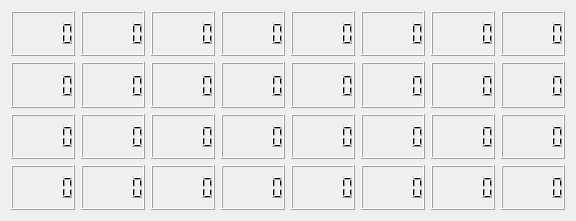
   <widget class="QWidget" name="gridLayoutWidget_2">
    <property name="geometry">
     <rect>
      <x>480</x>
      <y>20</y>
      <width>451</width>
      <height>221</height>
     </rect>
    </property>
    <layout class="QGridLayout" name="gridLayout_3">
     <item row="0" column="6">
      <widget class="QLCDNumber" name="lcd07_3"/>
     </item>
     <item row="2" column="7">
      <widget class="QLCDNumber" name="lcd28_3"/>
     </item>
     <item row="2" column="0">
      <widget class="QLCDNumber" name="lcd21_3"/>
     </item>
     <item row="1" column="0">
      <widget class="QLCDNumber" name="lcd10_3"/>
     </item>
     <item row="2" column="3">
      <widget class="QLCDNumber" name="lcd24_3"/>
     </item>
     <item row="0" column="1">
      <widget class="QLCDNumber" name="lcd01_3"/>
     </item>
     <item row="1" column="7">
      <widget class="QLCDNumber" name="lcd18_3"/>
     </item>
     <item row="2" column="2">
      <widget class="QLCDNumber" name="lcd23_3"/>
     </item>
     <item row="1" column="3">
      <widget class="QLCDNumber" name="lcd14_3"/>
     </item>
     <item row="0" column="5">
      <widget class="QLCDNumber" name="lcd06_3"/>
     </item>
     <item row="0" column="0">
      <widget class="QLCDNumber" name="lcd00_3"/>
     </item>
     <item row="0" column="7">
      <widget class="QLCDNumber" name="lcd08_3"/>
     </item>
     <item row="2" column="6">
      <widget class="QLCDNumber" name="lcd27_3"/>
     </item>
     <item row="1" column="6">
      <widget class="QLCDNumber" name="lcd17_3"/>
     </item>
     <item row="0" column="2">
      <widget class="QLCDNumber" name="lcd03_3"/>
     </item>
     <item row="2" column="5">
      <widget class="QLCDNumber" name="lcd26_3"/>
     </item>
     <item row="1" column="4">
      <widget class="QLCDNumber" name="lcd15_3"/>
     </item>
     <item row="2" column="1">
      <widget class="QLCDNumber" name="lcd22_3"/>
     </item>
     <item row="1" column="1">
      <widget class="QLCDNumber" name="lcd11_3"/>
     </item>
     <item row="2" column="4">
      <widget class="QLCDNumber" name="lcd25_3"/>
     </item>
     <item row="1" column="5">
      <widget class="QLCDNumber" name="lcd16_3"/>
     </item>
     <item row="1" column="2">
      <widget class="QLCDNumber" name="lcd12_3"/>
     </item>
     <item row="0" column="3">
      <widget class="QLCDNumber" name="lcd04_3"/>
     </item>
     <item row="0" column="4">
      <widget class="QLCDNumber" name="lcd05_3"/>
     </item>
     <item row="3" column="2">
      <widget class="QLCDNumber" name="lcd33_3"/>
     </item>
     <item row="3" column="3">
      <widget class="QLCDNumber" name="lcd34_3"/>
     </item>
     <item row="3" column="4">
      <widget class="QLCDNumber" name="lcd35_3"/>
     </item>
     <item row="3" column="5">
      <widget class="QLCDNumber" name="lcd36_3"/>
     </item>
     <item row="3" column="6">
      <widget class="QLCDNumber" name="lcd37_3"/>
     </item>
     <item row="3" column="7">
      <widget class="QLCDNumber" name="lcd38_3"/>
     </item>
     <item row="3" column="0">
      <widget class="QLCDNumber" name="lcd31_3"/>
     </item>
     <item row="3" column="1">
      <widget class="QLCDNumber" name="lcd32_3"/>
     </item>
    </layout>
   </widget>
